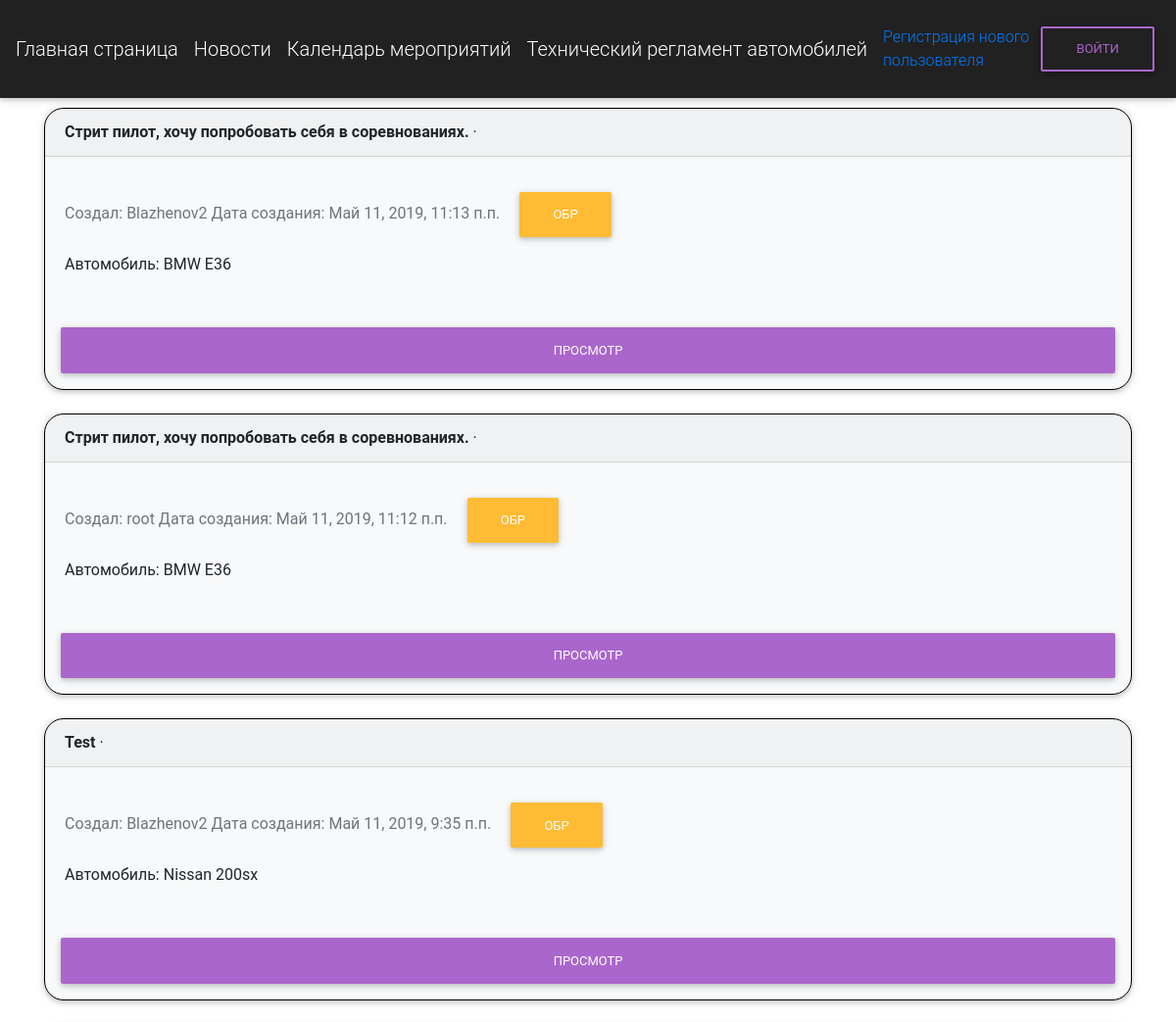
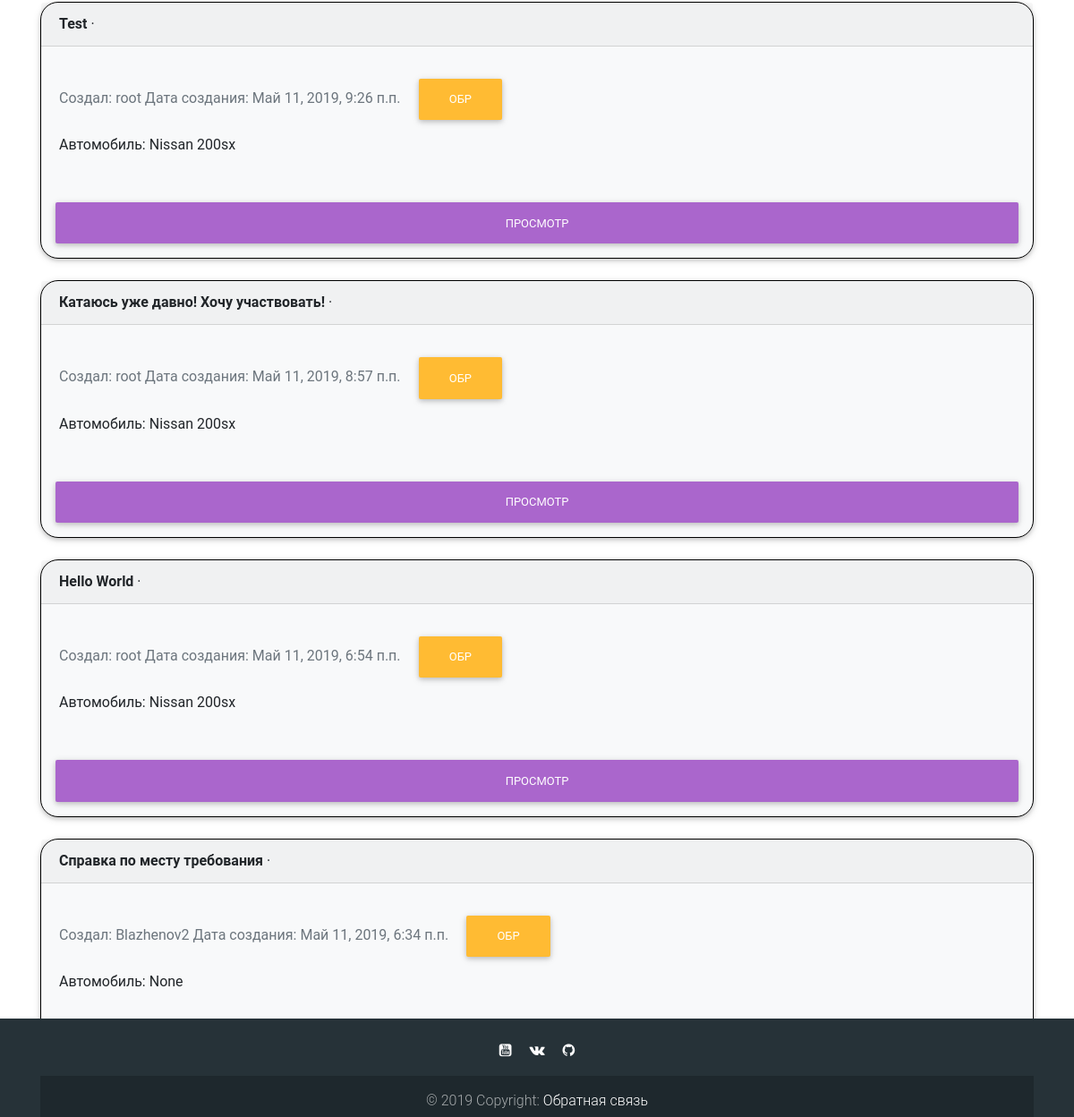
Screenshot of /orders/ with the database file from the repository (2 pictures, top to bottom).
### orders/models.py (models this page shows, shortened)
class Order(models.Model):
    READY = 'ГТВ'
    WIP = 'ОБР'
    STATUS_CHOICES = (
        (READY, 'Готово'),
        (WIP, 'Обработка')
    )
    status = models.CharField(max_length=3,
        choices=STATUS_CHOICES,
        default=WIP,
        verbose_name='Статус заявки'
    )
    title = models.CharField(max_length=255, verbose_name="Расскажите о себе")
    date = models.DateTimeField(auto_now_add=True, verbose_name='Дата создания')
    author = models.ForeignKey(
        settings.AUTH_USER_MODEL,
        on_delete=models.CASCADE,
        verbose_name = "Заказчик"
    )
    car = models.ForeignKey(Car, on_delete=models.CASCADE, verbose_name = "Автомобиль", null=True)

class Car(models.Model):
    car_name = models.CharField(max_length=30, verbose_name="Марка")
    car_model = models.CharField(max_length=20, verbose_name="Модель")
    car_engine = models.CharField(max_length=30, verbose_name="Двигатель", default="Нет данных")
    car_power = models.CharField(max_length=30, verbose_name="Мощность в л.с.", default="Нет данных")
    car_tyres = models.CharField(max_length=30, verbose_name="Покрышки", default="Нет данных")
    def __str__(self):
        return f'{self.car_name} {self.car_model}'

### users/models.py (models this page shows)
class CustomUser(AbstractUser):
    date_of_birth = models.DateTimeField(verbose_name='Дата рождения', default=date.today)
    full_name = models.CharField(max_length=255, verbose_name='Фамилия', null=True)
    phone_no = models.CharField(max_length=255, verbose_name='Контактный телефон', default='+7-499-555-55-55')
    PILOT = 'ПИ'
    VIEWER = 'ПО'
    PARTNER = 'ПА'
    MEMBER = 'УЧ'
    ROLE_CHOICES = (
        (PILOT, 'Пилот'),
        (MEMBER, 'Член команды'),
        (PARTNER, 'Партнер'),
        (VIEWER, 'Зритель'),
    )
    user_role = models.CharField(max_length=2,
        choices=ROLE_CHOICES,
        default=VIEWER,
        verbose_name='Роль пользователя'
    )

### orders/views.py (the view)
# urls.py: path('', views.OrderListView.as_view(), name='orders_list'),
class OrderListView(ListView):
    model = Order
    template_name = 'orders_list.html'
    def get_queryset(self):
        return self.model.objects.order_by('-date')

### templates/orders_list.html (shortened to what this page needs)
{% extends 'base.html' %}
{% block content %}
  {% for order in object_list %}
    <div class="card" style="background: #f8f9fa; border: 1px solid black; border-radius: 20px;">
      <div class="card-header">
        <span class="font-weight-bold">{{ order.title }}</span> &middot;
      </div>
      <div class="card-body">
        <span class="text-muted">Создал: {{ order.author }}</span>
        <span class="text-muted">Дата создания: {{ order.date }}</span>
        {% if order.status == 'ГТВ' %}
          <p class="text-body btn btn-success m-3">{{ order.status }}</p>
        {% else %}
          <p class="btn btn-warning m-3">{{ order.status }}</p>
        {% endif %}
        <p class="text-body">Автомобиль: {{ order.car }} </p>
      </div>
      <a class="btn btn-secondary m-3" href="{% url 'order_detail' order.pk %}">Просмотр</a>
    </div>
    <br />
  {% endfor %}
{% endblock %}

### static/css/base.css (style rules this page uses)
body { background-image:url(http://crossbones.org.uk/wp-content/uploads/2016/08/grey-background.jpg); background-repeat: no-repeat; background-position: center 55px; background-size: 100%; background-attachment: fixed; }

### rows the page displays
Order: title "Стрит пилот, хочу попробовать себя в соревнованиях.", author "Blazhenov2", date "Май 11, 2019, 11:13 п.п.", status "ОБР", car "BMW E36"
Order: title "Стрит пилот, хочу попробовать себя в соревнованиях.", author "root", date "Май 11, 2019, 11:12 п.п.", status "ОБР", car "BMW E36"
Order: title "Test", author "Blazhenov2", date "Май 11, 2019, 9:35 п.п.", status "ОБР", car "Nissan 200sx"
Order: title "Test", author "root", date "Май 11, 2019, 9:26 п.п.", status "ОБР", car "Nissan 200sx"
Order: title "Катаюсь уже давно! Хочу участвовать!", author "root", date "Май 11, 2019, 8:57 п.п.", status "ОБР", car "Nissan 200sx"
Order: title "Hello World", author "root", date "Май 11, 2019, 6:54 п.п.", status "ОБР", car "Nissan 200sx"
Order: title "Справка по месту требования", author "Blazhenov2", date "Май 11, 2019, 6:34 п.п.", status "ОБР", car "None"
